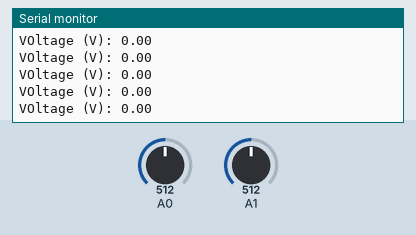
Simulated run of this sketch. Board: Arduino Uno, built with avr-gcc and run on an emulated ATmega328P. Shown: the last lines printed to the serial monitor. Inputs (shaded band) come from the test bench; at power-on: A0 = 512, A1 = 512.

Above: at 1.2 s.
1.3 s: A0 set to 716
At 1.56 s:
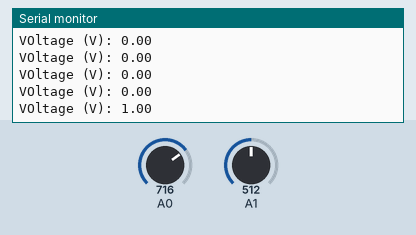
2.8 s: A1 set to 306
At 2.97 s:
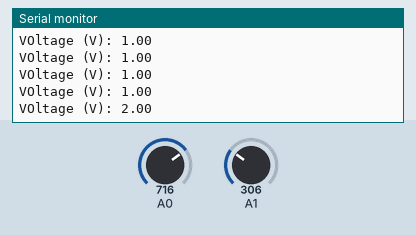
4.3 s: A0 set to 900
At 4.37 s:
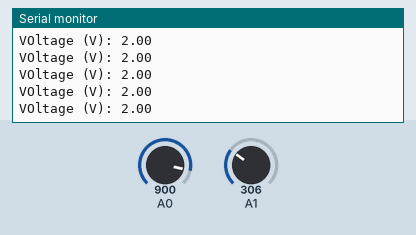
5.8 s: A1 set to 122
At 5.98 s:
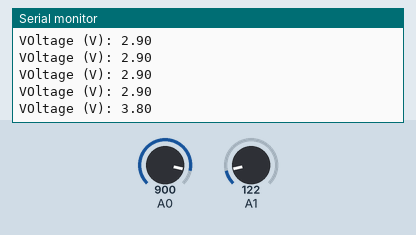
Timing chart, 0 to 8.3 s (numbered marks = the images above; inputs shaded):
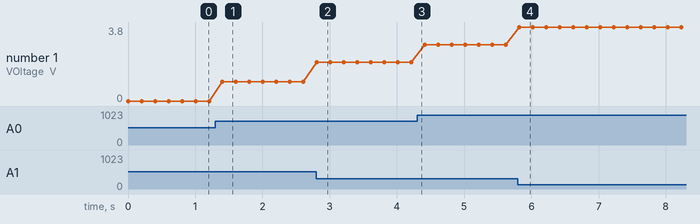

The sketch:

mech3_current_voltage_meter.ino
```cpp
void setup() {
  Serial.begin(9600);
}

void loop() {
  float V0 = analogRead(A0) * (5.0 / 1023.0); //to convert analog reading into volts
  float V1 =  analogRead(A1) * (5.0 / 1023.0);

  float voltage = V0 - V1;        // voltage drop across load

  Serial.print("VOltage (V): ");
  Serial.println(voltage);

  delay(200);
}
```

Measured:
- after the input at 1.3 s, the serial monitor: prints a new line after 0.11 s (image 1)
- after the input at 2.8 s, the serial monitor: prints a new line at once (image 2)
- after the input at 5.8 s, the serial monitor: prints a new line at once (image 4)
- plotted number 1: 0 → 1 after the input at 1.3 s, 1 → 2 after the input at 2.8 s, 2 → 2.9 after the input at 4.3 s, 2.9 → 3.8 after the input at 5.8 s
